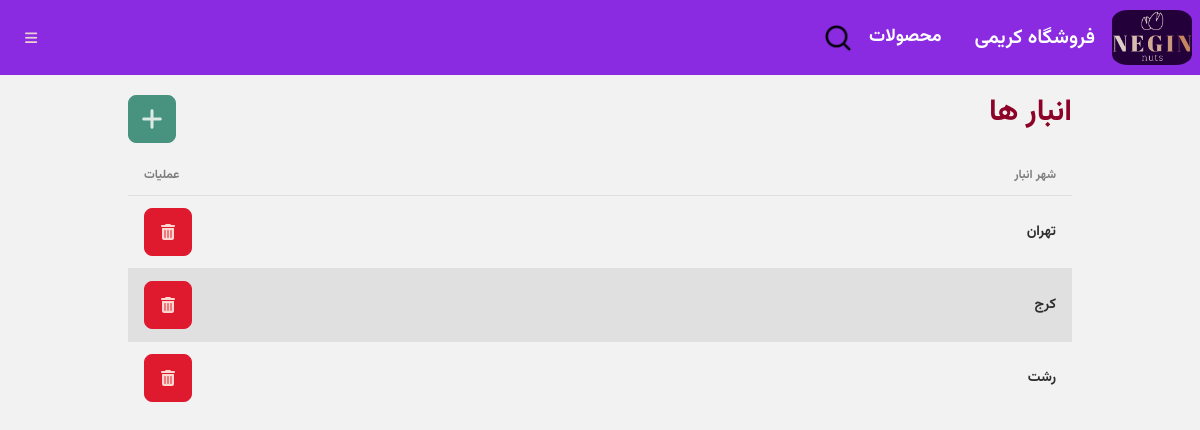
/manage/inventory (signed in), run on the app's committed database.
### Management/models.py (models this page shows, shortened)
class Inventory(models.Model):
    city = models.ForeignKey(City, on_delete=models.CASCADE, verbose_name="شهر")

class City(models.Model):
    name = models.CharField(max_length=200, verbose_name="نام")
    def __str__(self):
        return self.name

### Management/views.py (the view)
# urls.py: path('manage/inventory', InventoryListView.as_view(), name="inventory"),
class InventoryListView(LoginRequiredMixin, ListView):
    model = Inventory
    template_name = 'inventory.html'

### templates/inventory.html
{% extends 'navs.html' %}
{% block content %}
<div class="p-5 space-y-3">
    <div class="flex">
        <div class="grow font-bold text-3xl text-primary">انبار ها</div>
        <div class="flex-none">
            <a href="{% url 'inventory_new' %}" class="btn btn-square btn-success"><i class="fa-solid fa-plus text-2xl"></i></a>
        </div>
    </div>
    <div class="overflow-x-auto">
        <table class="table table-zebra">
          <thead>
            <tr>
              <th>شهر انبار</th>
              <th class="text-end">عملیات</th>
            </tr>
          </thead>
          <tbody>
          {% for inventory in object_list %}
            <tr>
              <th>{{ inventory.city }}</th>
              <td class="text-end"><a
                href="{% url 'inventory_delete' inventory.pk %}"
                class="btn btn-square btn-error text-base"
                ><i class="fa-solid fa-trash-can"></i
              ></a></td>
            </tr>
          {% endfor %}
          </tbody>
        </table>
      </div>
</div>
{% endblock content %}

### data on the page
Inventory: city "تهران"
Inventory: city "کرج"
Inventory: city "رشت"
